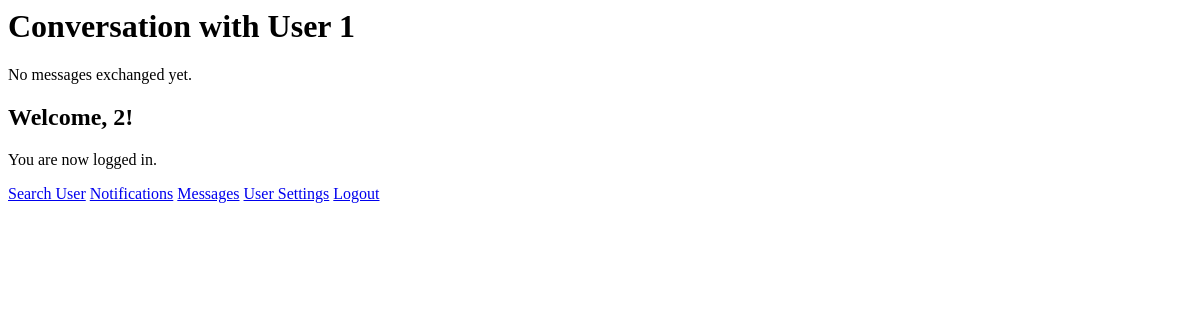
The app's page /view_conversation.php?user_id=1 (signed in), older data.
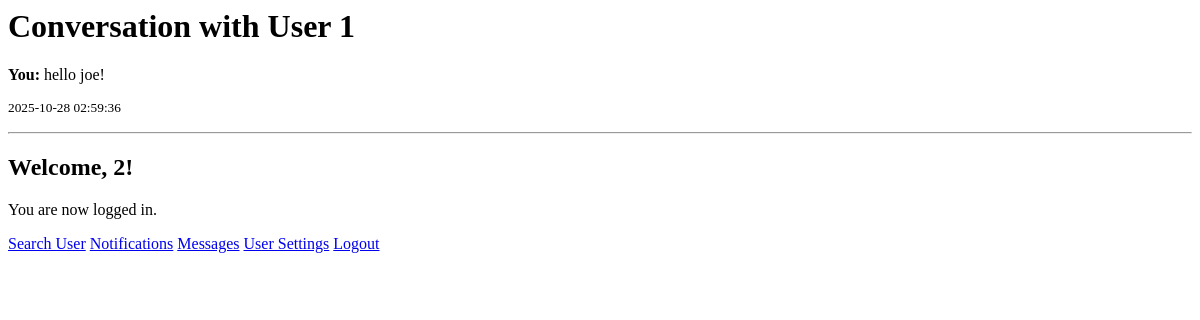
The same page, newer data.
### tables this page shows
CREATE TABLE "messages" (
	"id"	INTEGER,
	"sender_id"	INTEGER NOT NULL,
	"receiver_id"	INTEGER NOT NULL,
	"message"	TEXT NOT NULL,
	"created_at"	DATETIME DEFAULT CURRENT_TIMESTAMP,
	PRIMARY KEY("id" AUTOINCREMENT),
	FOREIGN KEY("receiver_id") REFERENCES "Users"("id"),
	FOREIGN KEY("sender_id") REFERENCES "Users"("id")
);

### view_conversation.php (the view, shortened to what this page needs)
<?php
$user_id = $_SESSION['user'];
$other_user_id = $_GET['user_id'];
try {
    $db = new PDO('sqlite:360DB.db');
    $db->setAttribute(PDO::ATTR_ERRMODE, PDO::ERRMODE_EXCEPTION);
    $query = "
        SELECT sender_id, receiver_id, message, created_at
        FROM messages
        WHERE (sender_id = :user_id AND receiver_id = :other_user_id)
        OR (sender_id = :other_user_id AND receiver_id = :user_id)
        ORDER BY created_at DESC
    ";
    $stmt = $db->prepare($query);
    $stmt->bindValue(':user_id', $user_id, PDO::PARAM_INT);
    $stmt->bindValue(':other_user_id', $other_user_id, PDO::PARAM_INT);
    $stmt->execute();
    $messages = $stmt->fetchAll(PDO::FETCH_ASSOC);
    echo "<h1>Conversation with User $other_user_id</h1>";
    if ($messages) {
        foreach ($messages as $message) {
            $sender = ($message['sender_id'] == $user_id) ? "You" : "User $message[sender_id]";
            echo "<div class='message'>";
            echo "<p><strong>$sender:</strong> " . htmlspecialchars($message['message']) . "</p>";
            echo "<p><small>" . htmlspecialchars($message['created_at']) . "</small></p>";
            echo "</div><hr>";
        }
    } else {
        echo "<p>No messages exchanged yet.</p>";
    }
} catch (PDOException $e) {
    echo "Connection failed: " . $e->getMessage();
}
?>
<!DOCTYPE html>
<html lang="en">
<head>
</head>
<body>
    <h2>Welcome, <?= htmlspecialchars($_SESSION['user']) ?>!</h2>
    <p>You are now logged in.</p>
    <a href="usersearch.php">Search User</a>
    <a href="notifications.php">Notifications</a>
    <a href="messages.php">Messages</a>
    <a href="settings.php">User Settings</a>
    <a href="logout.php">Logout</a>
</body>
</html>

Row changes from the older to the newer data that the page shows:
added messages: sender "You", message "hello joe!", created_at "2025-10-28 02:59:36"
Text that changed along with them:
text no longer shown: "No messages exchanged yet."
